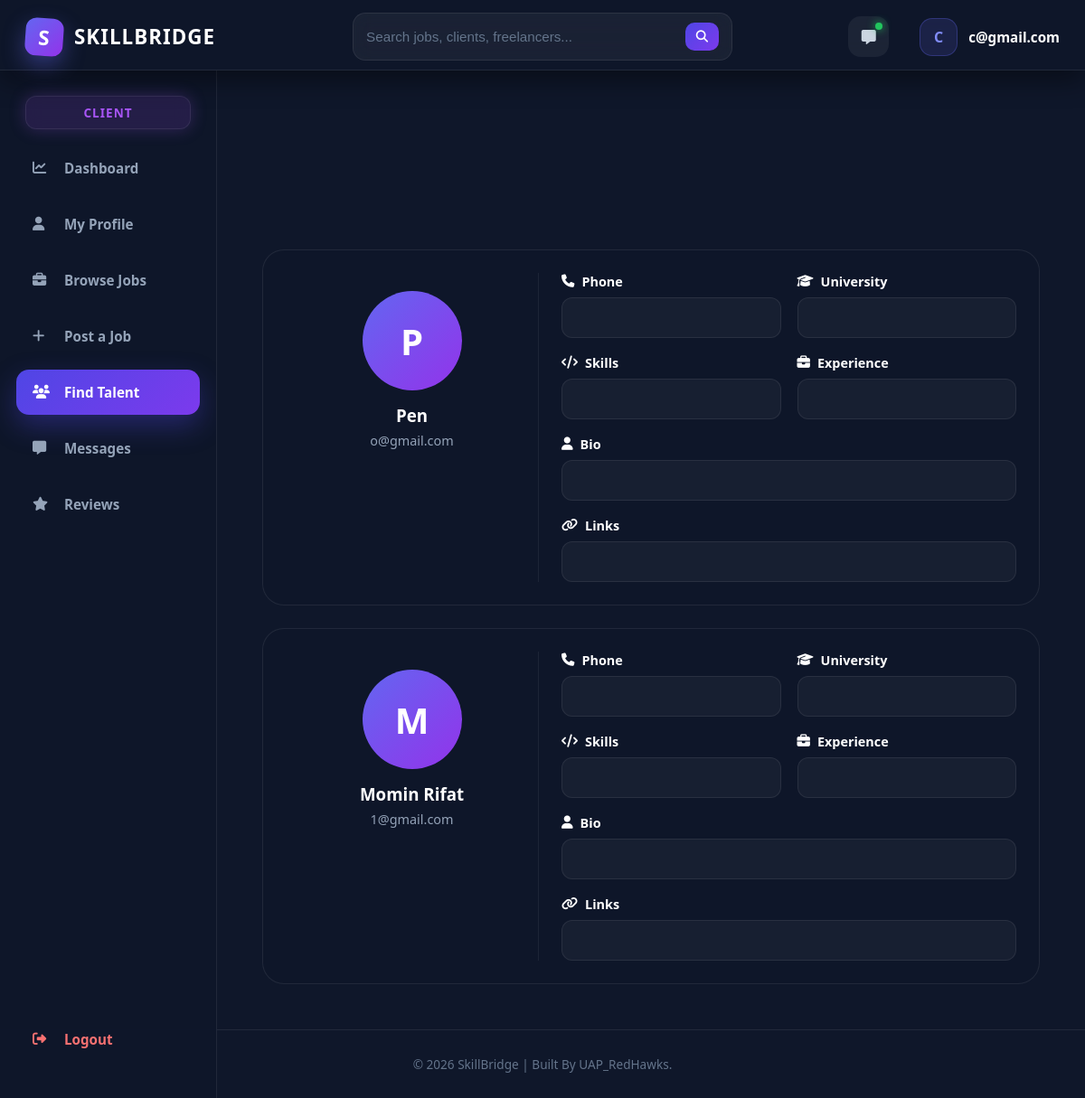
Screenshot of /users/find-talents/ (signed in) with the database file from the repository.
### users/models.py (models this page shows, shortened)
class FreelancerProfile(models.Model):
    user = models.OneToOneField(User, on_delete=models.CASCADE)
    name = models.CharField(max_length=200)
    email = models.EmailField(unique=True)
    phone = models.CharField(max_length=20)
    address = models.TextField()
    universityname = models.CharField(max_length=200, blank=True)
    degree = models.CharField(max_length=200, blank=True)
    skills = models.TextField()
    experience = models.TextField(blank=True)
    bio = models.TextField(blank=True)
    portfolio_link = models.URLField(blank=True)
    githublink = models.URLField(blank=True)
    linkedinlink = models.URLField(blank=True)
    profileimage = models.ImageField(upload_to='profiles/', blank=True, null=True)
    resume = models.FileField(upload_to='resumes/', blank=True, null=True)
    nidnumber = models.CharField(max_length=50)
    createdat = models.DateTimeField(auto_now_add=True)

### users/views.py (the view)
# urls.py: path('find-talents/',views.find_talents,name='findtalents'),
@login_required
def find_talents(request):
    freelancers = FreelancerProfile.objects.all().order_by('-createdat')
    context = {
        'freelancers': freelancers,
        'role': 'client'
    }
    return render(request, 'users/find_talents.html', context)

### templates/users/find_talents.html (shortened to what this page needs)
{% extends 'core/base.html' %}
{% load static %}
{% block extra_css %}
<link rel="stylesheet" href="{% static 'css/user/find_talents.css' %}">
<link rel="stylesheet" href="https://cdnjs.cloudflare.com/ajax/libs/font-awesome/6.5.1/css/all.min.css">
{% endblock %}
{% block content %}
<div class="find-page">
    <div class="talent-list">
        {% for freelancer in freelancers %}
        <div class="talent-card">
            <div class="talent-left">
                <div class="talent-img">
                    {% if freelancer.profileimage %}
                        <img src="{{ freelancer.profileimage.url }}">
                    {% else %}
                        <div class="default-img">
                            {{ freelancer.name|first }}
                        </div>
                    {% endif %}
                </div>
                <h3>{{ freelancer.name }}</h3>
                <p>{{ freelancer.email }}</p>
            </div>
            <div class="talent-right">
                <div class="info-box">
                    <label><i class="fa-solid fa-phone"></i> Phone</label>
                    <div class="box">{{ freelancer.phone }}</div>
                </div>
                <div class="info-box">
                    <label><i class="fa-solid fa-graduation-cap"></i> University</label>
                    <div class="box">{{ freelancer.universityname }}</div>
                </div>
                <div class="info-box">
                    <label><i class="fa-solid fa-code"></i> Skills</label>
                    <div class="box">{{ freelancer.skills }}</div>
                </div>
                <div class="info-box">
                    <label><i class="fa-solid fa-briefcase"></i> Experience</label>
                    <div class="box">{{ freelancer.experience }}</div>
                </div>
                <div class="info-box full">
                    <label><i class="fa-solid fa-user"></i> Bio</label>
                    <div class="box">{{ freelancer.bio }}</div>
                </div>
                <div class="info-box full">
                    <label><i class="fa-solid fa-link"></i> Links</label>
                    <div class="box">
                    </div>
                </div>
            </div>
        </div>
        {% endfor %}
    </div>
</div>
{% endblock %}

### templates/core/base.html (shortened to what this page needs)
{% load static %}
<!DOCTYPE html>
<html lang="en">
  <head>
    <link rel="stylesheet" href="https://cdnjs.cloudflare.com/ajax/libs/font-awesome/6.0.0/css/all.min.css" />
    <link rel="stylesheet" href="{% static 'css/core/base.css' %}" />
    {% block extra_css %}
    {% endblock %}
  </head>
  <body>
    <nav class="navbar">
      <div class="nav-container">
        <div class="nav-left">
          <a href="/" class="brand-logo"><div class="logo-box">S</div>SKILLBRIDGE</a>
          {% if user.is_authenticated %}
            <div class="nav-search">
              <form method="GET" action="{% url 'search' %}" class="search-form">
                <input type="text" name="q" placeholder="Search jobs, clients, freelancers..." />
                <button type="submit"><i class="fas fa-search"></i></button>
              </form>
            </div>
          {% else %}
            <div class="nav-links">
              <a href="{% url 'home' %}" class="nav-item">Home</a>
              <a href="{% url 'job_list' %}" class="nav-item">Browse Jobs</a>
              <a href="{% url 'findtalents' %}" class="nav-item">Find Talent</a>
            </div>
          {% endif %}
        </div>
        <div class="nav-right">
          {% if user.is_authenticated %}
            <a href="#" class="message-btn"><i class="fas fa-message"></i></a>
            <div class="user-info">
              <div class="user-avatar">{{ user.username.0|upper }}</div>
              <span class="user-name">{{ user.username }}</span>
            </div>
          {% else %}
            <a href="{% url 'login' %}" class="btn-login">Login</a>
            <a href="{% url 'signup' %}" class="btn-signup">Sign Up</a>
          {% endif %}
        </div>
      </div>
    </nav>
    {% if user.is_authenticated %}
      <div class="dashboard-layout">
        {% with current=request.path %}
          <aside class="sidebar">
            {% if request.session.role == 'freelancer' %}
              <div class="role-badge freelancer">Freelancer</div>
              <a href="{% url 'freelencerdashboard' %}" class="sidebar-item {% if request.resolver_match.url_name == 'freelencerdashboard' %}active{% endif %}"><i class="fas fa-chart-line"></i>Dashboard</a>
              <a href="{% url 'freelancerprofile' %}" class="sidebar-item {% if request.resolver_match.url_name == 'freelancerprofile' %}active{% endif %}"><i class="fas fa-user"></i>My Profile</a>
              <a href="{% url 'job_list' %}" class="sidebar-item {% if request.resolver_match.url_name == 'job_list' %}active{% endif %}"><i class="fas fa-briefcase"></i>Browse Jobs</a>
              <a href="{% url 'my_applications' %}" class="sidebar-item {% if request.resolver_match.url_name == 'my_applications' %}active{% endif %}"><i class="fas fa-file"></i>My Applications</a>
              <a href="{% url 'saved_jobs' %}" class="sidebar-item {% if request.resolver_match.url_name == 'saved_jobs' %}active{% endif %}"><i class="fas fa-bookmark"></i>Saved Jobs</a>
              <a href="#" class="sidebar-item"><i class="fas fa-message"></i>Messages</a>
              <a href="{% url 'frereview' %}" class="sidebar-item {% if request.resolver_match.url_name == 'frereview' %}active{% endif %}"><i class="fas fa-star"></i>Reviews</a>
            {% else %}
              <div class="role-badge client">Client</div>
              <a href="{% url 'clientdashboard' %}" class="sidebar-item {% if request.resolver_match.url_name == 'clientdashboard' %}active{% endif %}"><i class="fas fa-chart-line"></i>Dashboard</a>
              <a href="{% url 'clientprofile' %}" class="sidebar-item {% if request.resolver_match.url_name == 'clientprofile' %}active{% endif %}"><i class="fas fa-user"></i>My Profile</a>
              <a href="{% url 'job_list' %}" class="sidebar-item {% if request.resolver_match.url_name == 'job_list' %}active{% endif %}"><i class="fas fa-briefcase"></i>Browse Jobs</a>
              <a href="{% url 'post_job' %}" class="sidebar-item {% if request.resolver_match.url_name == 'post_job' %}active{% endif %}"><i class="fas fa-plus"></i>Post a Job</a>
              <a href="{% url 'findtalents' %}" class="sidebar-item {% if request.resolver_match.url_name == 'findtalents' %}active{% endif %}"><i class="fas fa-users"></i>Find Talent</a>
              <a href="#" class="sidebar-item"><i class="fas fa-message"></i>Messages</a>
              <a href="{% url 'frereview' %}" class="sidebar-item {% if request.resolver_match.url_name == 'frereview' %}active{% endif %}"><i class="fas fa-star"></i> Reviews</a>
            {% endif %}
            <a href="{% url 'logout' %}" class="sidebar-item logout-sidebar"><i class="fas fa-right-from-bracket"></i>Logout</a>
          </aside>
        {% endwith %}
        <main class="dashboard-content">
          {% block content %}
          {% endblock %}
        </main>
      </div>
    {% else %}
      <main class="main-wrapper">
        {% block guest_content %}
        {% endblock %}
      </main>
    {% endif %}
    <footer class="footer">
      <div class="footer-content">&copy; 2026 SkillBridge | Built By UAP_RedHawks.</div>
    </footer>
  </body>
</html>

### static/css/user/find_talents.css (style rules this page uses)
.find-page { width: 100%; padding: 20px; }
.talent-list { display: flex; flex-direction: column; gap: 25px; }
.talent-card { display: grid; grid-template-columns: 280px 1fr; gap: 25px; background: rgba(15, 23, 42, 0.96); border: 1px solid rgba(255,255,255,0.08); border-radius: 24px; padding: 25px; transition: 0.3s ease; }
.talent-left { text-align: center; padding: 20px; border-right: 1px solid rgba(255,255,255,0.06); }
.talent-img { width: 110px; height: 110px; margin: auto; margin-bottom: 15px; }
.talent-img img, .default-img { width: 100%; height: 100%; border-radius: 50%; object-fit: cover; }
.default-img { background: linear-gradient(135deg,#6366f1,#9333ea); display: flex; align-items: center; justify-content: center; font-size: 2.5rem; font-weight: 700; color: white; }
.talent-left h3 { color: white; margin-bottom: 6px; }
.talent-left p { color: #94a3b8; font-size: 0.9rem; }
.talent-right { display: grid; grid-template-columns: repeat(2, 1fr); gap: 18px; }
.info-box { display: flex; flex-direction: column; gap: 8px; }
.info-box label { color: white; font-weight: 600; font-size: 0.9rem; display: flex; align-items: center; gap: 8px; }
.box { background: rgba(255,255,255,0.04); border: 1px solid rgba(255,255,255,0.08); padding: 12px 14px; border-radius: 12px; color: #cbd5e1; min-height: 45px; display: flex; align-items: center; line-height: 1.5; }
.info-box.full { grid-column: span 2; }

### rows the page displays
FreelancerProfile: name|first "P", name "Pen", email "o@gmail.com"
FreelancerProfile: name|first "M", name "Momin Rifat", email "1@gmail.com"

### other values shown
{{ user.username.0|upper }} "C"
{{ user.username }} "c@gmail.com"
